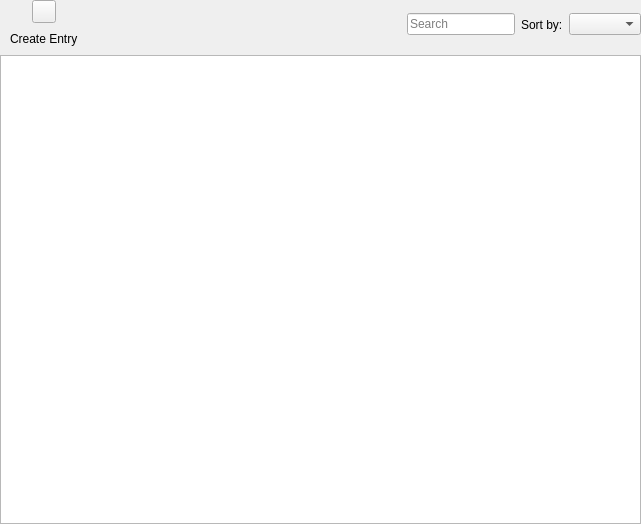
<?xml version="1.0" encoding="UTF-8"?>
<ui version="4.0">
 <class>PasswordEntriesWidget</class>
 <widget class="QWidget" name="PasswordEntriesWidget">
  <property name="geometry">
   <rect>
    <x>0</x>
    <y>0</y>
    <width>641</width>
    <height>524</height>
   </rect>
  </property>
  <property name="windowTitle">
   <string>PasswordEntriesWidget</string>
  </property>
  <layout class="QVBoxLayout" name="verticalLayout_3">
   <property name="leftMargin">
    <number>0</number>
   </property>
   <property name="topMargin">
    <number>0</number>
   </property>
   <property name="rightMargin">
    <number>0</number>
   </property>
   <property name="bottomMargin">
    <number>0</number>
   </property>
   <item>
    <layout class="QHBoxLayout" name="horizontalLayout">
     <item>
      <layout class="QVBoxLayout" name="verticalLayout_2">
       <property name="sizeConstraint">
        <enum>QLayout::SetNoConstraint</enum>
       </property>
       <item>
        <layout class="QHBoxLayout" name="horizontalLayout_2">
         <item>
          <spacer name="horizontalSpacer">
           <property name="orientation">
            <enum>Qt::Horizontal</enum>
           </property>
           <property name="sizeType">
            <enum>QSizePolicy::Fixed</enum>
           </property>
           <property name="sizeHint" stdset="0">
            <size>
             <width>10</width>
             <height>20</height>
            </size>
           </property>
          </spacer>
         </item>
         <item>
          <widget class="QToolButton" name="createPasswordEntryButton">
           <property name="text">
            <string/>
           </property>
          </widget>
         </item>
         <item>
          <spacer name="horizontalSpacer_2">
           <property name="orientation">
            <enum>Qt::Horizontal</enum>
           </property>
           <property name="sizeType">
            <enum>QSizePolicy::Fixed</enum>
           </property>
           <property name="sizeHint" stdset="0">
            <size>
             <width>10</width>
             <height>20</height>
            </size>
           </property>
          </spacer>
         </item>
        </layout>
       </item>
       <item>
        <layout class="QHBoxLayout" name="horizontalLayout_5">
         <item>
          <spacer name="horizontalSpacer_4">
           <property name="orientation">
            <enum>Qt::Horizontal</enum>
           </property>
           <property name="sizeType">
            <enum>QSizePolicy::Fixed</enum>
           </property>
           <property name="sizeHint" stdset="0">
            <size>
             <width>10</width>
             <height>20</height>
            </size>
           </property>
          </spacer>
         </item>
         <item>
          <widget class="QLabel" name="createPasswordEntryLabel">
           <property name="text">
            <string>Create Entry</string>
           </property>
          </widget>
         </item>
         <item>
          <spacer name="horizontalSpacer_3">
           <property name="orientation">
            <enum>Qt::Horizontal</enum>
           </property>
           <property name="sizeType">
            <enum>QSizePolicy::Fixed</enum>
           </property>
           <property name="sizeHint" stdset="0">
            <size>
             <width>10</width>
             <height>20</height>
            </size>
           </property>
          </spacer>
         </item>
        </layout>
       </item>
      </layout>
     </item>
     <item>
      <spacer name="horizontalSpacer_5">
       <property name="orientation">
        <enum>Qt::Horizontal</enum>
       </property>
       <property name="sizeHint" stdset="0">
        <size>
         <width>40</width>
         <height>20</height>
        </size>
       </property>
      </spacer>
     </item>
     <item>
      <widget class="QLineEdit" name="searchLineEdit">
       <property name="sizePolicy">
        <sizepolicy hsizetype="Fixed" vsizetype="Fixed">
         <horstretch>0</horstretch>
         <verstretch>0</verstretch>
        </sizepolicy>
       </property>
       <property name="inputMask">
        <string/>
       </property>
       <property name="placeholderText">
        <string>Search</string>
       </property>
      </widget>
     </item>
     <item>
      <widget class="QLabel" name="sortLabel">
       <property name="text">
        <string>Sort by:</string>
       </property>
      </widget>
     </item>
     <item>
      <widget class="QComboBox" name="sortComboBox"/>
     </item>
    </layout>
   </item>
   <item>
    <widget class="QListWidget" name="passwordEntryList"/>
   </item>
  </layout>
 </widget>
 <layoutdefault spacing="6" margin="11"/>
 <resources/>
 <connections/>
</ui>
